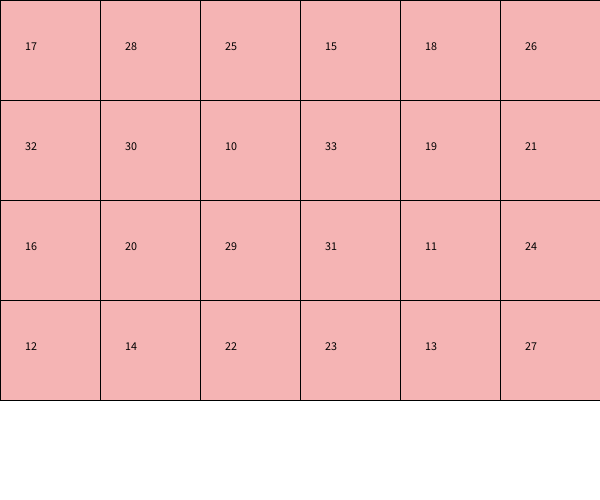
Frame 1 (no input)
Frame 60 (the mouse pressed at the canvas centre just before this capture): identical to frame 1, image omitted
Frame 120 (the mouse held since frame 60 and released just before this capture): identical to frame 1, image omitted

The Processing sketch that drew this single still picture (run headless with seeded random() and noise(); from frame 60 on, the mouse is pressed at the canvas centre):

// Processing sketch: week11_3_random_seat_array_value_swap
// ── week11_3_random_seat_array_value_swap.pde
void setup(){
 size(600,500); 
 for(int i=0;i<4;i++){
   for(int j=0;j<6;j++){
     //value[i][j]=int(random(40));
     value[i][j]=i*6+j+10;//從10開始,數字不重複
   }
 }
 for(int k=0;k<100;k++){
 int i=int(random(4)),j=int(random(6));
 int i2=int(random(4)),j2=int(random(6));
 int temp=value[i][j];
 value[i][j]=value[i2][j2];
 value[i2][j2]=temp;
 }
}
int [][]value=new int[4][6];
void draw(){
 background(255);
 for(int i=0;i<4;i++){
   for(int j=0;j<6;j++){
     fill(#F5B4B4);
     rect(j*100,i*100,100,100);
     fill(0);
     text(value[i][j],j*100+25,i*100+50);
   }
 }
}
